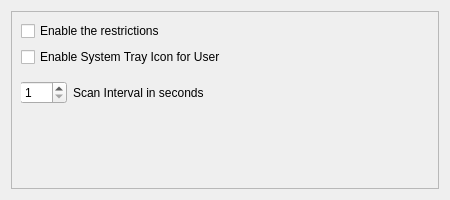
<?xml version="1.0" encoding="UTF-8"?>
<ui version="4.0">
 <class>generalPage</class>
 <widget class="QWidget" name="generalPage">
  <property name="geometry">
   <rect>
    <x>0</x>
    <y>0</y>
    <width>450</width>
    <height>200</height>
   </rect>
  </property>
  <property name="windowTitle">
   <string>General Settings for kchildlock</string>
  </property>
  <layout class="QVBoxLayout" name="verticalLayout_2">
   <item>
    <widget class="QScrollArea" name="scrollArea">
     <property name="widgetResizable">
      <bool>true</bool>
     </property>
     <widget class="QWidget" name="scrollAreaWidgetContents">
      <property name="geometry">
       <rect>
        <x>0</x>
        <y>0</y>
        <width>430</width>
        <height>180</height>
       </rect>
      </property>
      <property name="sizePolicy">
       <sizepolicy hsizetype="Minimum" vsizetype="Minimum">
        <horstretch>0</horstretch>
        <verstretch>0</verstretch>
       </sizepolicy>
      </property>
      <property name="minimumSize">
       <size>
        <width>400</width>
        <height>150</height>
       </size>
      </property>
      <widget class="QWidget" name="verticalLayoutWidget">
       <property name="geometry">
        <rect>
         <x>9</x>
         <y>9</y>
         <width>371</width>
         <height>121</height>
        </rect>
       </property>
       <layout class="QVBoxLayout" name="verticalLayout">
        <item>
         <widget class="QCheckBox" name="kcfg_enable_restrictions">
          <property name="toolTip">
           <string>Enables or disables the restrictions for all users and groups</string>
          </property>
          <property name="whatsThis">
           <string/>
          </property>
          <property name="text">
           <string>Enable the restrictions</string>
          </property>
         </widget>
        </item>
        <item>
         <widget class="QCheckBox" name="kcfg_enable_systray">
          <property name="toolTip">
           <string>Show a system tray icon to the user with remaining time information</string>
          </property>
          <property name="whatsThis">
           <string/>
          </property>
          <property name="text">
           <string>Enable System Tray Icon for User</string>
          </property>
         </widget>
        </item>
        <item>
         <widget class="QWidget" name="widget" native="true">
          <widget class="QWidget" name="horizontalLayoutWidget">
           <property name="geometry">
            <rect>
             <x>-1</x>
             <y>-1</y>
             <width>371</width>
             <height>41</height>
            </rect>
           </property>
           <layout class="QHBoxLayout" name="horizontalLayout">
            <item>
             <widget class="QSpinBox" name="kcfg_scaninterval">
              <property name="toolTip">
               <string>The time interval between the checks</string>
              </property>
              <property name="whatsThis">
               <string/>
              </property>
              <property name="minimum">
               <number>1</number>
              </property>
              <property name="maximum">
               <number>120</number>
              </property>
              <property name="singleStep">
               <number>5</number>
              </property>
             </widget>
            </item>
            <item>
             <widget class="QLabel" name="textLabel2">
              <property name="toolTip">
               <string>This is the time interval between the checks</string>
              </property>
              <property name="text">
               <string>Scan Interval in seconds</string>
              </property>
              <property name="wordWrap">
               <bool>false</bool>
              </property>
             </widget>
            </item>
            <item>
             <spacer name="horizontalSpacer">
              <property name="orientation">
               <enum>Qt::Horizontal</enum>
              </property>
              <property name="sizeHint" stdset="0">
               <size>
                <width>40</width>
                <height>20</height>
               </size>
              </property>
             </spacer>
            </item>
           </layout>
          </widget>
         </widget>
        </item>
       </layout>
      </widget>
     </widget>
    </widget>
   </item>
  </layout>
 </widget>
 <resources/>
 <connections/>
</ui>
